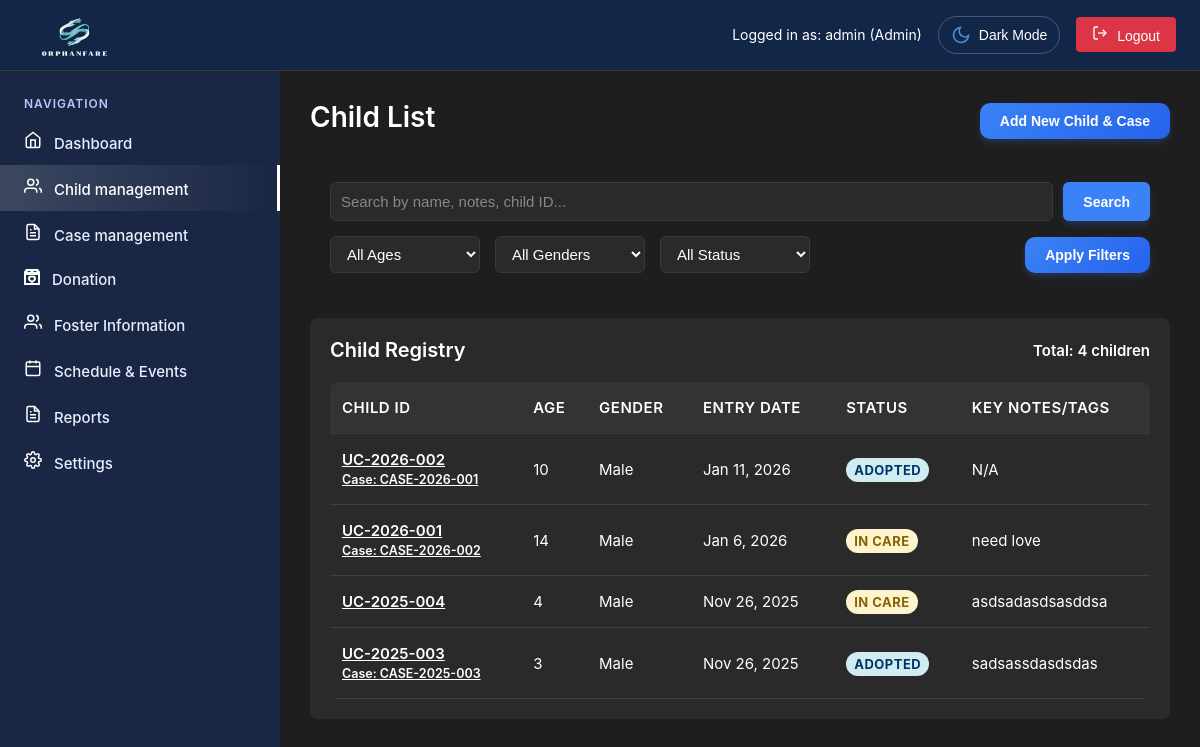
The app's page /admin/child-management.php (signed in) with its own data.
### tables this page shows
CREATE TABLE `users` (
  `id` int(11) NOT NULL,
  `username` varchar(50) NOT NULL,
  `email` varchar(100) NOT NULL,
  `password` varchar(255) NOT NULL,
  `role` enum('super_admin','admin','user','Social Worker','Social Welfare Assistant') DEFAULT 'user',
  `status` enum('active','inactive','pending') DEFAULT 'pending',
  `created_at` timestamp NOT NULL DEFAULT current_timestamp(),
  `updated_at` timestamp NOT NULL DEFAULT current_timestamp() ON UPDATE current_timestamp(),
  `two_factor_secret` varchar(32) DEFAULT NULL,
  `two_factor_enabled` tinyint(1) DEFAULT 0,
  `two_factor_verified` tinyint(1) DEFAULT 0,
  `two_factor_backup_codes` text DEFAULT NULL,
  `last_login` timestamp NULL DEFAULT NULL,
  `last_password_change` timestamp NOT NULL DEFAULT current_timestamp(),
  `failed_attempts` int(11) DEFAULT 0,
  `account_locked` tinyint(1) DEFAULT 0,
  `is_active` tinyint(1) DEFAULT 1
);

CREATE TABLE `children` (
  `id` int(11) NOT NULL,
  `child_id` varchar(20) NOT NULL,
  `name` varchar(100) NOT NULL,
  `age` int(11) NOT NULL,
  `gender` enum('Male','Female') NOT NULL,
  `date_of_birth` date DEFAULT NULL,
  `entry_date` date NOT NULL,
  `status` enum('Adoptable','Adopted','In Care','Reintegrated') DEFAULT 'In Care',
  `address` text DEFAULT NULL,
  `civil_status` varchar(50) DEFAULT NULL,
  `birth_place` varchar(255) DEFAULT NULL,
  `educational_attainment` varchar(100) DEFAULT NULL,
  `occupation` varchar(100) DEFAULT NULL,
  `monthly_income` varchar(50) DEFAULT NULL,
  `religion` varchar(100) DEFAULT NULL,
  `family_composition` text DEFAULT NULL,
  `problem_presented` text DEFAULT NULL,
  `assessment_recommendation` text DEFAULT NULL,
  `health_status` varchar(100) DEFAULT 'Good',
  `allergies` text DEFAULT NULL,
  `emergency_contact` varchar(100) DEFAULT NULL,
  `contact_phone` varchar(20) DEFAULT NULL,
  `problem_description` text DEFAULT NULL,
  `notes` text DEFAULT NULL,
  `photo_path` varchar(255) DEFAULT NULL,
  `created_at` timestamp NOT NULL DEFAULT current_timestamp(),
  `updated_at` timestamp NOT NULL DEFAULT current_timestamp() ON UPDATE current_timestamp(),
  `linked_case_id` varchar(20) DEFAULT NULL,
  `created_by` int(11) DEFAULT NULL,
  `cf_educational_level` varchar(100) DEFAULT NULL,
  `cf_religion` varchar(50) DEFAULT NULL,
  `cf_special_needs` text DEFAULT NULL,
  `cf_hobbies` text DEFAULT NULL,
  `cf_school_name` varchar(255) DEFAULT NULL,
  `cf_grade_level` varchar(50) DEFAULT NULL,
  `vaccine_bcg` tinyint(1) DEFAULT 0,
  `vaccine_hepb` tinyint(1) DEFAULT 0,
  `vaccine_dtap` tinyint(1) DEFAULT 0,
  `vaccine_polio` tinyint(1) DEFAULT 0,
  `vaccine_pcv` tinyint(1) DEFAULT 0,
  `vaccine_rota` tinyint(1) DEFAULT 0,
  `vaccine_measles` tinyint(1) DEFAULT 0,
  `vaccine_varicella` tinyint(1) DEFAULT 0,
  `vaccine_hepa` tinyint(1) DEFAULT 0,
  `vaccine_mmr` tinyint(1) DEFAULT 0,
  `vaccine_other` varchar(255) DEFAULT NULL,
  `vaccine_notes` text DEFAULT NULL,
  `previous_family_env` text DEFAULT NULL,
  `vaccination_status` text DEFAULT NULL,
  `cf_medical_history` varchar(255) DEFAULT NULL
);

### admin/includes/auth.php (called while the page is built, shortened)
<?php
function getCurrentUser() {
    return [
        'id' => $_SESSION['user_id'] ?? 1,
        'username' => $_SESSION['username'] ?? 'Admin',
        'email' => $_SESSION['email'] ?? 'admin@orphanfare.com',
        'role' => $_SESSION['role'] ?? 'admin'
    ];
}
function formatDate($date) {
    return date('M j, Y', strtotime($date));
}
?>

### admin/includes/permissions.php (called while the page is built, shortened)
<?php
class PermissionManager {
    private $conn;
    private $role;
    private $is_pdo = false;
    public function __construct($conn, $role, $user_id) {
        $this->conn = $conn;
        $this->role = $role;
        $this->is_pdo = $conn instanceof PDO;
    }
    public function hasPermission($module, $action) {
        if ($this->is_pdo) {
            $sql = "SELECT can_view, can_edit, can_delete, can_create
                    FROM permissions
                    WHERE role = ? AND module = ?";
            $stmt = $this->conn->prepare($sql);
            $stmt->execute([$this->role, $module]);
            $permission = $stmt->fetch(PDO::FETCH_ASSOC);
        }
        if ($permission) {
            switch ($action) {
                case 'view': return (bool)$permission['can_view'];
                case 'edit': return (bool)$permission['can_edit'];
                case 'delete': return (bool)$permission['can_delete'];
                case 'create': return (bool)$permission['can_create'];
            }
        }
        return false;
    }
}
function showMenuItem($permissionManager, $module) {
    return $permissionManager->hasPermission($module, 'view');
}
?>

### admin/child-management.php (the view, shortened to what this page needs)
<?php
require_once 'includes/header.php';
function getStatusBadgeClass($status) {
    switch ($status) {
        case 'Adopted': return 'status-approved';
        case 'In Care': return 'status-progress';
    }
}
$whereClause = "WHERE 1=1";
$params = [];
$children = [];
try {
    $stmt = $pdo->prepare("SELECT * FROM children $whereClause ORDER BY created_at DESC");
    $stmt->execute($params);
    $children = $stmt->fetchAll();
} catch (Exception $e) {
    $children = [];
}
$totalChildren = count($children);
$canCreate = $permissionManager->hasPermission('child_management', 'create');
$canEdit = $permissionManager->hasPermission('child_management', 'edit');
?>
<main class="main-content">
    <div class="page-header">
        <h1 class="page-title">Child List
        </h1>
        <?php if ($canCreate): ?>
            <button class="btn btn-primary" onclick="window.location.href='unified-registration.php'">Add New Child & Case</button>
        <?php else: ?>
            <button class="btn btn-secondary" disabled title="No permission to create children">Add New Child & Case</button>
        <?php endif; ?>
    </div>
    <form method="GET" class="search-filters-container">
        <div class="search-section">
            <input type="text" class="search-input" name="search" placeholder="Search by name, notes, child ID..."
                value="<?php echo htmlspecialchars($_GET['search'] ?? ''); ?>">
            <button type="submit" class="search-btn">Search</button>
        </div>
        <div class="filters-section">
            <div class="filter-group">
                <select class="filter-select" name="age_filter">
                    <option value="">All Ages</option>
                </select>
            </div>
            <div class="filter-group">
                <select class="filter-select" name="gender_filter">
                    <option value="">All Genders</option>
                </select>
            </div>
            <div class="filter-group">
                <select class="filter-select" name="status_filter">
                    <option value="">All Status</option>
                </select>
            </div>
            <div class="filter-actions">
                <button type="submit" class="btn btn-primary">Apply Filters</button>
            </div>
        </div>
    </form>
    <div class="registry-section">
        <div class="registry-header">
            <h2 class="registry-title">Child Registry</h2>
            <span class="total-count">Total: <?php echo $totalChildren; ?> children</span>
        </div>
        <table class="foster-table">
            <thead>
                <tr>
                    <th>Child ID</th>
                    <th>Age</th>
                    <th>Gender</th>
                    <th>Entry Date</th>
                    <th>Status</th>
                    <th>Key Notes/Tags</th>
                </tr>
            </thead>
            <tbody>
                <?php foreach ($children as $child): ?>
                <tr>
                    <td class="foster-id clickable-id"
                        <?php if ($canEdit): ?>onclick="showChildDetails('<?php echo htmlspecialchars($child['child_id']); ?>')"<?php else: ?>style="cursor: not-allowed; color: #cccccc;"<?php endif; ?>>
                        <?php echo htmlspecialchars($child['child_id']); ?>
                        <?php if ($child['linked_case_id']): ?>
                        <br><small class="case-id">Case: <?php echo htmlspecialchars($child['linked_case_id']); ?></small>
                        <?php endif; ?>
                    </td>
                    <td><?php echo htmlspecialchars($child['age']); ?></td>
                    <td><?php echo htmlspecialchars($child['gender']); ?></td>
                    <td><?php echo formatDate($child['entry_date'] ?? $child['created_at']); ?></td>
                    <td><span class="status-badge <?php echo getStatusBadgeClass($child['status']); ?>">
                        <?php echo htmlspecialchars($child['status']); ?>
                    </span></td>
                    <td class="notes-cell"><?php echo htmlspecialchars($child['notes'] ?? 'No notes'); ?></td>
                </tr>
                <?php endforeach; ?>
            </tbody>
        </table>
    </div>
</main>
<?php require_once 'includes/footer.php'; ?>

### admin/includes/header.php (shortened to what this page needs)
<?php
require_once '../config/database.php';
require_once 'auth.php';
$currentUser = getCurrentUser();
try {
    $stmt = $pdo->prepare("SELECT role FROM users WHERE id = ?");
    $stmt->execute([$currentUser['id']]);
    $dbUser = $stmt->fetch(PDO::FETCH_ASSOC);
    if ($dbUser && $dbUser['role']) {
        $currentUser = getCurrentUser();
    }
} catch (Exception $e) {
}
require_once 'permissions.php';
$permissionManager = new PermissionManager($pdo, $currentUser['role'], $currentUser['id']);
?>
<!DOCTYPE html>
<html lang="en">
<head>
    <link rel="stylesheet" href="../css/common.css">
    <link rel="stylesheet" href="../css/admin.css">
</head>
<body>
    <div class="dashboard-container">
        <div class="top-header">
            <img src="../img/logo-system.jpg" alt="Orphanfare Logo" class="logo-image">
            <div class="user-info">
                <span class="user-status">Logged in as: <?php echo htmlspecialchars($currentUser['username'] ?? 'Admin'); ?> (<?php
                    $roleDisplay = match($currentUser['role']) {
                        'super_admin' => 'Super Admin',
                        'admin' => 'Admin',
                        'Social Worker' => 'Social Worker',
                        'Social Welfare Assistant' => 'Social Welfare Assistant',
                        default => ucfirst($currentUser['role'])
                    };
                    echo htmlspecialchars($roleDisplay);
                ?>)</span>
                <button id="themeToggle" class="theme-toggle">
                    <span class="theme-icon">
                        <svg width="20" height="20" viewBox="0 0 24 24" fill="none" stroke="#4a90e2" stroke-width="2" class="moon-icon">
                            <path d="M21 12.79A9 9 0 1 1 11.21 3 7 7 0 0 0 21 12.79z"/>
                        </svg>
                    </span>
                    <span class="text">Dark Mode</span>
                </button>
                <button class="logout-btn" onclick="logout()">
                    <svg width="16" height="16" viewBox="0 0 24 24" fill="none" stroke="currentColor" stroke-width="2" style="margin-right: 5px;">
                        <path d="M9 21H5a2 2 0 0 1-2-2V5a2 2 0 0 1 2-2h4"/>
                        <polyline points="16 17 21 12 16 7"/>
                        <line x1="21" y1="12" x2="9" y2="12"/>
                    </svg>
                    Logout
                </button>
            </div>
        </div>
        <div class="sidebar">
            <div class="nav-section">
                <div class="nav-title">NAVIGATION</div>
                <?php if (showMenuItem($permissionManager, 'dashboard')): ?>
                    <a href="dashboard.php" class="nav-item <?php echo basename($_SERVER['PHP_SELF']) == 'dashboard.php' ? 'active' : ''; ?>">
                        <svg width="18" height="18" viewBox="0 0 24 24" fill="none" stroke="white" stroke-width="2" style="margin-right: 8px;">
                            <path d="m3 9 9-7 9 7v11a2 2 0 0 1-2 2H5a2 2 0 0 1-2-2z"/>
                            <polyline points="9 22 9 12 15 12 15 22"/>
                        </svg>
                        Dashboard
                    </a>
                <?php endif; ?>
                <?php if (showMenuItem($permissionManager, 'child_management')): ?>
                    <a href="child-management.php" class="nav-item <?php echo basename($_SERVER['PHP_SELF']) == 'child-management.php' ? 'active' : ''; ?>">
                        <svg width="18" height="18" viewBox="0 0 24 24" fill="none" stroke="white" stroke-width="2" style="margin-right: 8px;">
                            <path d="M17 21v-2a4 4 0 0 0-4-4H5a4 4 0 0 0-4 4v2"/>
                            <circle cx="9" cy="7" r="4"/>
                            <path d="M23 21v-2a4 4 0 0 0-3-3.87"/>
                            <path d="M16 3.13a4 4 0 0 1 0 7.75"/>
                        </svg>
                        Child management
                    </a>
                <?php endif; ?>
                <?php if (showMenuItem($permissionManager, 'case_management')): ?>
                    <a href="case-management.php" class="nav-item <?php echo basename($_SERVER['PHP_SELF']) == 'case-management.php' ? 'active' : ''; ?>">
                        Case management
                    </a>
                <?php endif; ?>
                <?php if (showMenuItem($permissionManager, 'donation')): ?>
                    <a href="donation.php" class="nav-item <?php echo basename($_SERVER['PHP_SELF']) == 'donation.php' ? 'active' : ''; ?>">
                        Donation
                    </a>
                <?php endif; ?>
                <?php if (showMenuItem($permissionManager, 'foster_info')): ?>
                    <a href="foster-info.php" class="nav-item <?php echo basename($_SERVER['PHP_SELF']) == 'foster-info.php' ? 'active' : ''; ?>">
                        <svg width="18" height="18" viewBox="0 0 24 24" fill="none" stroke="white" stroke-width="2" style="margin-right: 8px;">
                            <path d="M17 21v-2a4 4 0 0 0-4-4H5a4 4 0 0 0-4 4v2"/>
                            <circle cx="9" cy="7" r="4"/>
                            <path d="M23 21v-2a4 4 0 0 0-3-3.87"/>
                            <path d="M16 3.13a4 4 0 0 1 0 7.75"/>
                        </svg>
                        Foster Information
                    </a>
                <?php endif; ?>
                <?php if (showMenuItem($permissionManager, 'schedule')): ?>
                    <a href="schedule.php" class="nav-item <?php echo basename($_SERVER['PHP_SELF']) == 'schedule.php' ? 'active' : ''; ?>">
                        <svg width="18" height="18" viewBox="0 0 24 24" fill="none" stroke="white" stroke-width="2" style="margin-right: 8px;">
                            <rect x="3" y="4" width="18" height="18" rx="2" ry="2"/>
                            <line x1="16" y1="2" x2="16" y2="6"/>
                            <line x1="8" y1="2" x2="8" y2="6"/>
                            <line x1="3" y1="10" x2="21" y2="10"/>
                        </svg>
                        Schedule & Events
                    </a>
                <?php endif; ?>
                <?php if (showMenuItem($permissionManager, 'reports')): ?>
                    <a href="reports.php" class="nav-item <?php echo basename($_SERVER['PHP_SELF']) == 'reports.php' ? 'active' : ''; ?>">
                        Reports
                    </a>
                <?php endif; ?>
                <?php if (showMenuItem($permissionManager, 'settings')): ?>
                    <a href="settings.php" class="nav-item <?php echo basename($_SERVER['PHP_SELF']) == 'settings.php' ? 'active' : ''; ?>">
                        Settings
                    </a>
                <?php endif; ?>
            </div>
        </div>

### records on screen
users: role "admin", role "Admin"
children: child "UC-2026-002", linked_case "CASE-2026-001", age "10", gender "Male", entry_date "Jan 11, 2026", status "ADOPTED", notes "N/A"
children: child "UC-2026-001", linked_case "CASE-2026-002", age "14", gender "Male", entry_date "Jan 6, 2026", status "IN CARE", notes "need love"
children: child "UC-2025-004", age "4", gender "Male", entry_date "Nov 26, 2025", status "IN CARE", notes "asdsadasdsasddsa"
children: child "UC-2025-003", linked_case "CASE-2025-003", age "3", gender "Male", entry_date "Nov 26, 2025", status "ADOPTED", notes "sadsassdasdsdas"

### other values on screen
$totalChildren "4"
